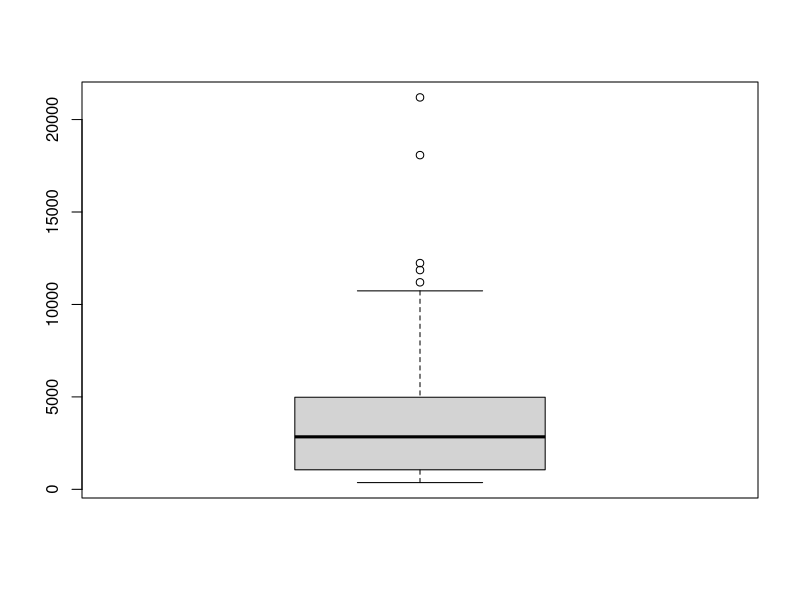
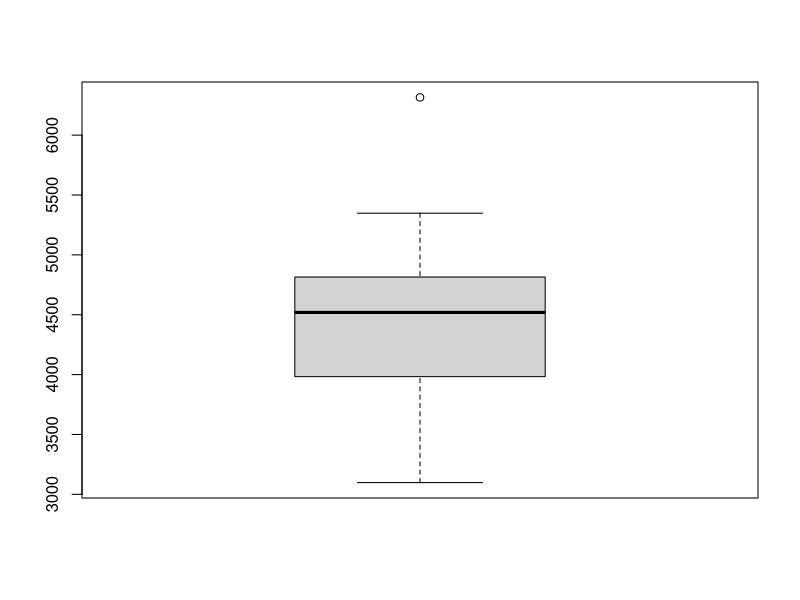
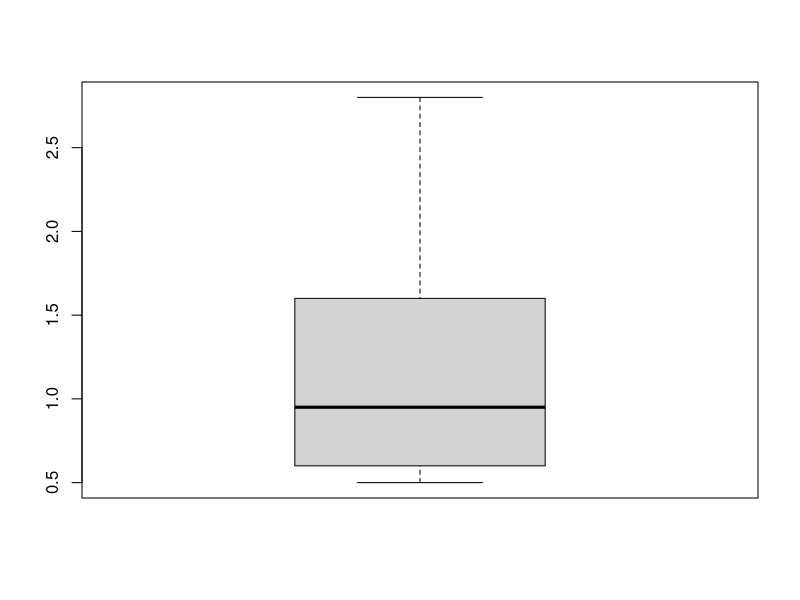
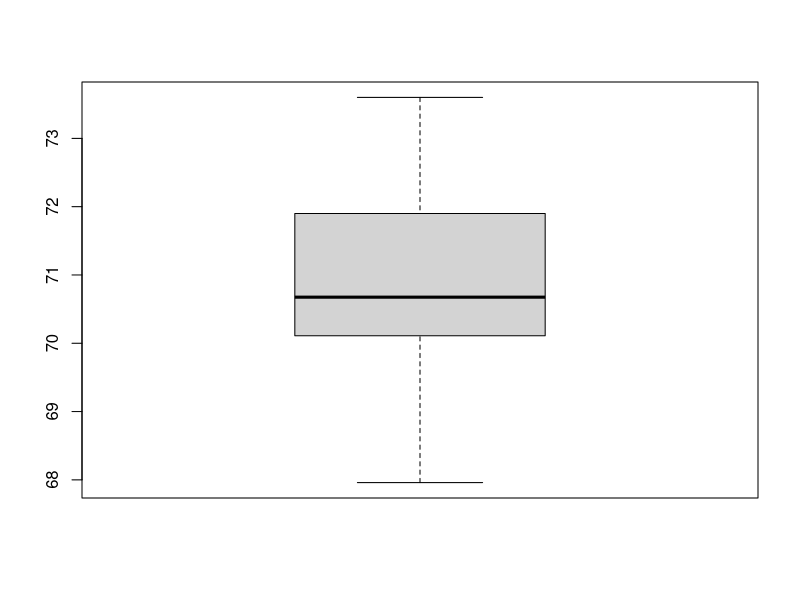
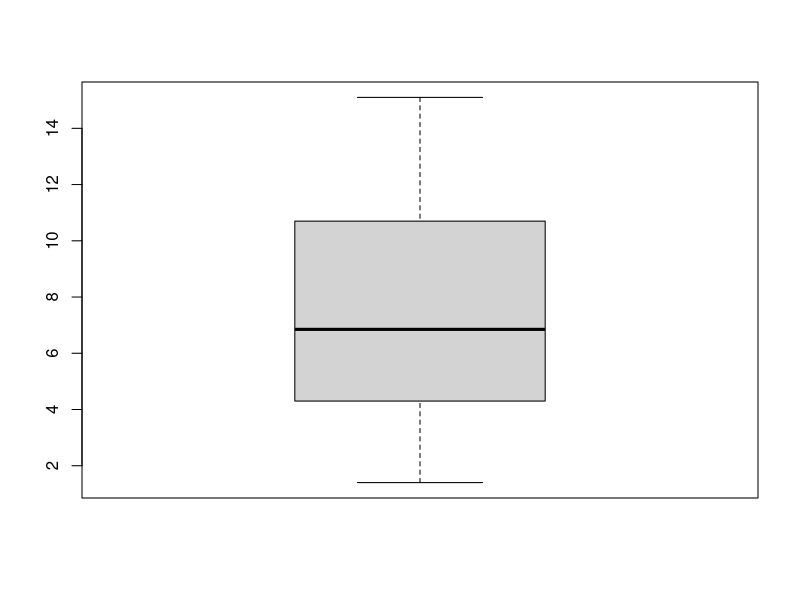
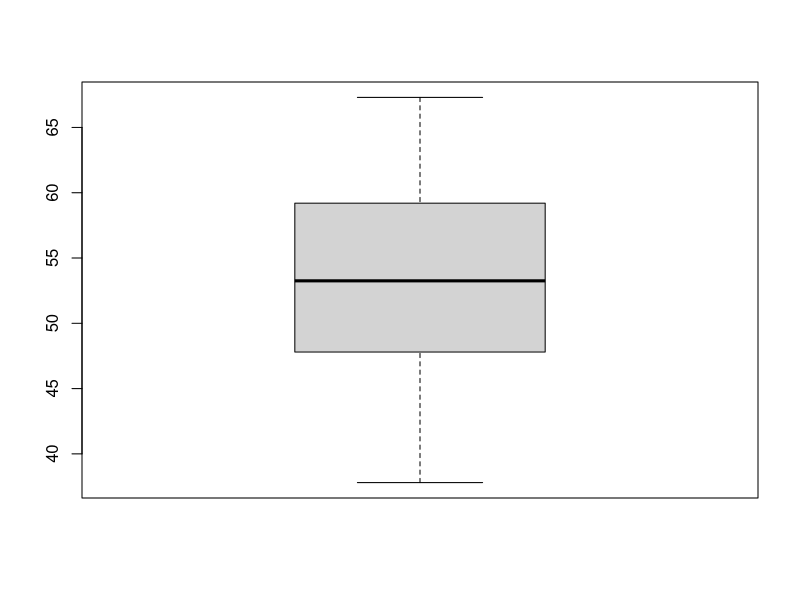
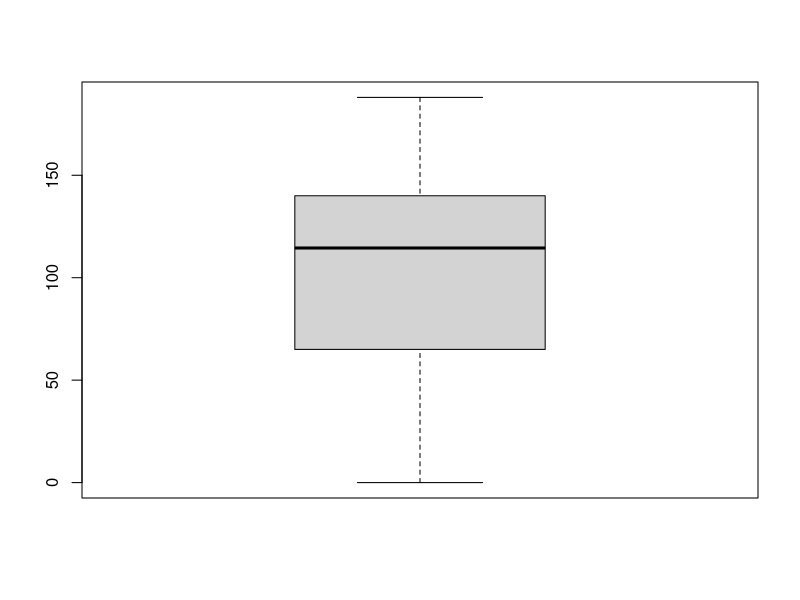
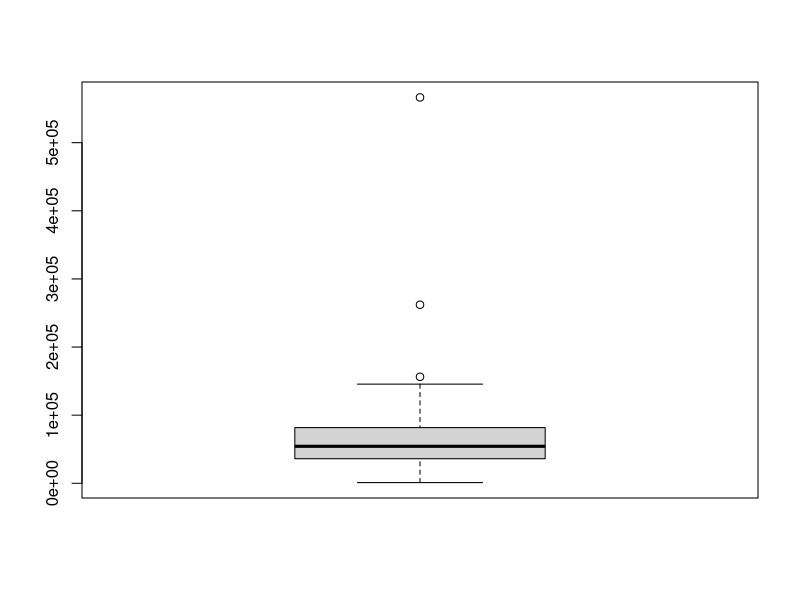

Write R code to recreate these figures, in order.
#김은민
#2019-12-04
#
#문제1) 다음과 같이 결측값이 포함된 데이터셋 ds를 생성한 후, 다음 문제를 해결하기 위한 R 코드를 작성하시오.

ds <- state.x77
ds[2,3] <- NA; ds[3,1] <- NA; ds[2,4] <- NA; ds[4,3] <- NA
head(ds)

#(1) 각 열별로 결측값이 몇 개인지 출력하시오.
na_count <- apply(ds,2,function(y) sum(is.na(y)))
na_count

#(2) 결측값이 포함된 행들의 데이터를 출력하시오.
ds[!complete.cases(ds),]


#(3) 결측값이 포함된 행은 몇 개인지 출력하시오.
rowSums(is.na(ds))
rowSums(is.na(ds))>0
sum(rowSums(is.na(ds))>0)


#(4) 결측값이 포함된 행들을 제외하고 새로운 데이터셋 ds.new를 만들어보시오.
ds.new <- ds[complete.cases(ds),]
ds.new








#문제2) 다음과 같이 state.x77 데이터셋을 st에 저장한 후 다음 문제를 해결하기위한 R 코드를 작성하시오.

st <- data.frame(state.x77)

#(1) st의 각 변수(열)들에 대해 특이값이 존재하는지 상자그림을 그려 확인하시오.

boxplot(st$Population)  #존재
boxplot(st$Income)      #존재
boxplot(st$Illiteracy)
boxplot(st$Life.Exp)
boxplot(st$Murder)
boxplot(st$HS.Grad)
boxplot(st$Frost)
boxplot(st$Area)        #존재



#(2) 특이값이 존재하는 경우 이상치를 NA로 대체하여 저장하시오.

for(i in c(1,2,8)) {
  out.val <- boxplot.stats(st[,i])$out
  st[,i][st[,i] %in% out.val ] <- NA
}

head(st)


#(3) st에서 NA가 존재하는 행들을 제거하여 st2에 저장하시오.
st2 <- st[complete.cases(st),]
 








#문제3) 
#R에서 제공하는 airquality 데이터셋에 대해 다음의 문제를 해결하기 위한 R 코드를 작성하시오.

#(1) airquality를 AQ에 저장하시오.
AQ <- airquality
head(AQ)

#(2) AQ에서 열별로 NA의 개수를 출력하시오.
col_na <- function(y){
  return(sum(is.na(y)))
}
na_count <- apply(AQ,2,col_na)
na_count


#(3) AQ에서 행별로 NA의 개수를 출력하시오.
na_count2 <- apply(AQ,1,col_na)
na_count2

#(4) AQ에서 NA를 포함하지 않은 행들만 출력하시오.
AQ[complete.cases(AQ),]



#(5) AQ에서 NA를 NA가 속한 열의 평균값으로 치환하여 AQ2로 저장하고, AQ2의 내용을 출력하시오.      ###### 다시풀기








#문제4) R에서 제공하는 state.x77 데이터셋에 대하여 다음 문제를 해결하기 위한 R 코드를 작성하시오.
install.packages("dplyr")           
library(dplyr)
set <- data.frame(state.x77)

#(1) state.x77 데이터셋을 Population(인구수)를 기준으로 오름차순 정렬하시오.

set[order(set$Population),]

set1 <- set %>% arrange(Population)
set1


#(2) state.x77 데이터셋을 Income(소득)을 기준으로 내림차순 정렬하시오.

set[order(set$Income,decreasing=T),]



#(3) Illiteracy(문맹률)가 낮은 상위 10개 주의 이름과 문맹률을 출력하시오.	                 ####다시풀기
set %>% arrange(Illiteracy) %>% 
  select(Illiteracy) %>% 
  head(10)


head(set[order(set$Illiteracy),],10)
as.matrix(head(set[order(set$Illiteracy),],10))[,3]








#문제5) R에서 제공하는 mtcars 데이터셋에 대하여 다음 문제를 해결하기 위한 R코드를 작성하시오.
#(1) mtcars 데이터셋을 gear(기어)의 개수에 따라 그룹을 나누어 mt.gear에 저장하시오.(단, split() 함수를 사용)
mt.gear <- split(mtcars,mtcars$gear)
mt.gear


#(2) mt.gear에서 gear(기어)의 개수가 4인 그룹의 데이터를 출력하시오.
mt.gear$`4`


#(3) mt.gear에서 gear(기어)의 개수가 3인 그룹과 5인 그룹의 데이터를 합쳐서 mt.gear.35에 저장하고 내용을 출력하시오.    ###이름 안나와도 되나?
mt.gear.35 <-bind_rows(mt.gear$'3',mt.gear$`5`)
mt.gear.35



#(4) mtcars 데이터셋에서 wt(중량)가 1.5~3.0 사이인 행들을 추출하여 출력하시오.
mtcars %>% filter(wt>=1.5&wt<=3)







#문제6) 다음의 문제를 해결하기 위한 R코드를 작성하시오.
#다음과 같이 데이터프레임 authors와 books를 생성하고 authors와 books의 내용을 출력하시오.	

authors <- data.frame( surname = c( "Twein", "Venables", "Tierney", "Ripley", "McNeil" ),
                       nationality = c( "US", "Australia", "US", "UK", "Australia" ),
                       retired = c( "yes", rep( "no", 4 ) ) )
authors
books <- data.frame( name = c( "Johns", "Venables", "Tierney", "Ripley", "Ripley", "McNeil" ),
                     title = c( "Exploratory Data Analysis", 
                                "Modern Applied Statistics ...",
                                "LISP-STAT",
                                "Spatial Statistics", "Stochastic Simulation",
                                "Interactive Data Analysis" ),
                     other.author = c( NA, "Ripley", NA, NA, NA, NA ) )
books

#(1) surname과 name을 공통 열로 하여 authors와 books를 병합하여 출력하시오(두 데이터프레임에서 공통 열의 값이 일치하는 것들만 병합).
merge(authors,books,by.x=c("surname"),by.y=c("name"))


#(2) surname과 name을 공통 열로 하여 authors와 books를 병합하여 출력하되 authors의 행들이 모두 표시되도록 하시오.
merge(authors,books,by.x=c("surname"),by.y=c("name"),all.x = T)

#(3) surname과 name을 공통 열로 하여 authors와 books를 병합하여 출력하되 books의 행들은 모두 표시되도록 하시오.
merge(authors,books,by.x=c("surname"),by.y=c("name"),all.y =T)


#(4) surname과 other.author를 공통 열로 하여 authors와 books를 병합하여 출력하시오.	
merge(authors,books,by.x=c("surname"),by.y=c("other.author"),all = T)

